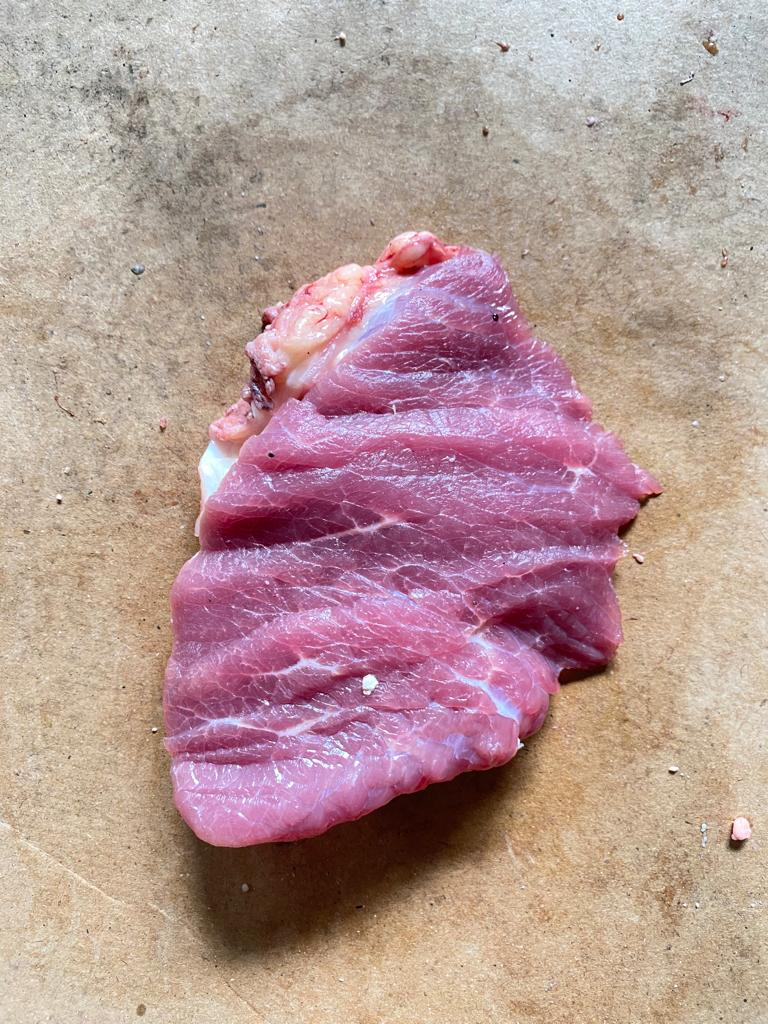
#> input picture dataset/traning/1.jpeg, 768 x 1024 px, found by its file name; its folder holds 4 pictures in this run
$ python top.py   (older library calls are emulated)
#> lines starting #> are read from the running program, lines starting #| are printed output that depends on the picture
import os
import cv2
import numpy as np
import pandas as pd
from skimage.feature import graycomatrix, graycoprops

def crop_images(image_dir, output_dir, crop_size):
#> called with output_dir = 'F:/kuliah/Skripsi/detect_app_flask/out', crop_size = 100
    image_files = os.listdir(image_dir)
    cropped_images = []

    for file in image_files:
        image_path = os.path.join(image_dir, file)
        img = cv2.imread(image_path)
#> img is the input picture: shape (1024, 768, 3); mean B, G, R 150.4, 153.3, 182.6

        # crop image from the center
        height, width, _ = img.shape
#> height = 1024; width = 768
        start_h = (height - crop_size) // 2
#> start_h = 462
        start_w = (width - crop_size) // 2
#> start_w = 334
        patch = img[start_h:start_h+crop_size, start_w:start_w+crop_size]
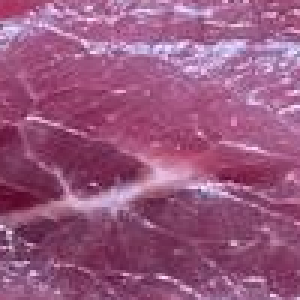
#> patch: shape (100, 100, 3) (shown 3 times larger); mean B, G, R 127.3, 87.9, 152.8
        cropped_images.append(patch)

        # Save cropped patches with modified file name
        original_filename = os.path.splitext(file)[0]  # Get the original file name without extension
        patch_name = f"{original_filename}.jpg"  # Compose the new file name
        patch_path = os.path.join(output_dir, patch_name)
        cv2.imwrite(patch_path, patch)
#> pass 2 of the loop in crop_images, `for file in image_files:`:
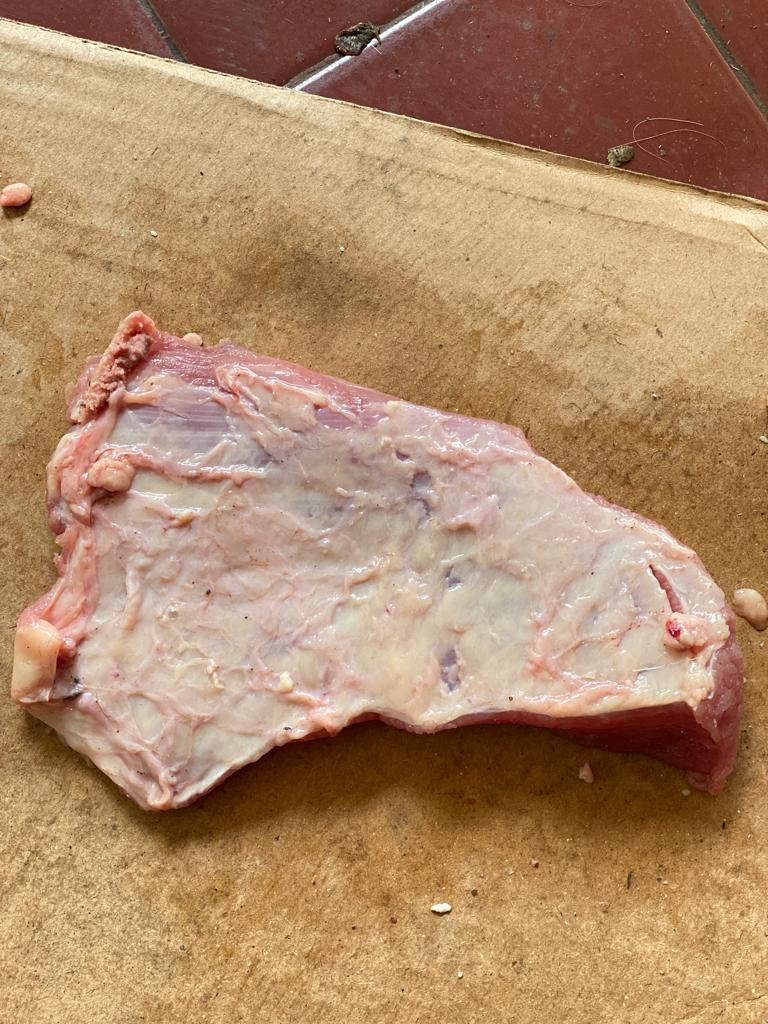
#> input picture dataset/traning/10.jpeg, 768 x 1024 px, found by its file name
#> in crop_images, img is the input picture: shape (1024, 768, 3); mean B, G, R 106, 139.6, 176.2
#> in crop_images, `patch = img[start_h:start_h+crop_size, start_w:start_w+crop_size]`:
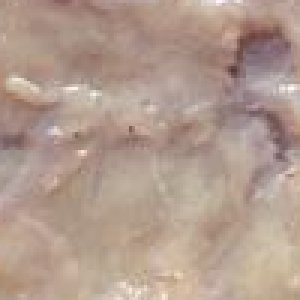
#> patch: shape (100, 100, 3) (shown 3 times larger); mean B, G, R 142.4, 155.3, 177.7
#> pass 3 of the loop in crop_images, `for file in image_files:`:
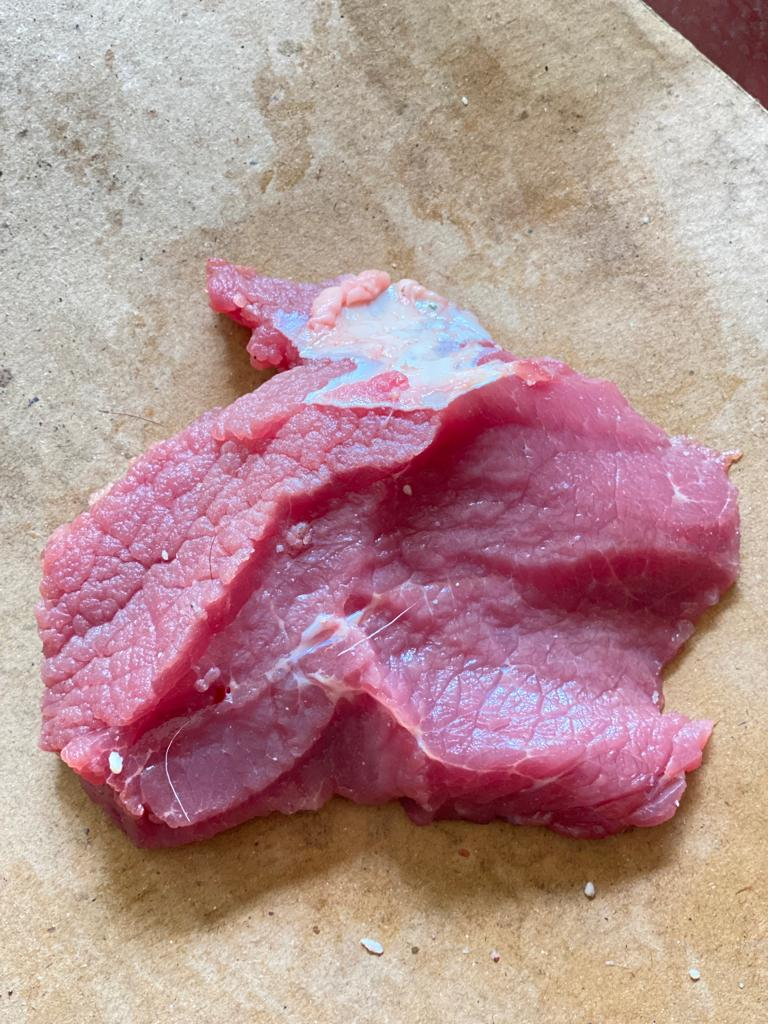
#> input picture dataset/traning/11.jpeg, 768 x 1024 px, found by its file name
#> in crop_images, img is the input picture: shape (1024, 768, 3); mean B, G, R 145.8, 145.6, 180.3
#> in crop_images, `patch = img[start_h:start_h+crop_size, start_w:start_w+crop_size]`:
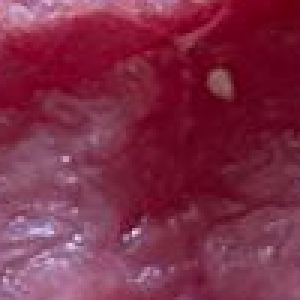
#> patch: shape (100, 100, 3) (shown 3 times larger); mean B, G, R 71.1, 44.9, 126.3
#> the loop made 4 passes; the first 3 are shown


def extract_features_hsi_glcm(image_dir, csv_path):
#> (the run stopped early here; a loop or call above may not have finished)
